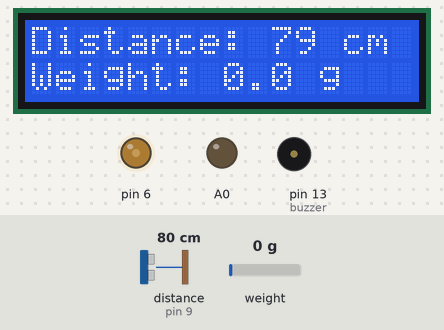
Bench run of a sketch on a simulated Arduino Uno, built with avr-gcc and run on an emulated ATmega328P. Shown: 16×2 character LCD, output pins drawn as LEDs (lit = HIGH), buzzer (waves = sounding, pin HIGH). Wiring (inferred from the names in the program): ultrasonic range finder: trigger pin 10; echo pin 9. Inputs (shaded band) come from the test bench; at power-on: distance to the obstacle (sensor on pin 9) 80 cm, weight on the scale 0 g. The echo pulse lasts 58.3 µs per cm; pins used as bus, display or sensor lines are not drawn.

Above: at 2.2 s.
2.3 s: distance to the obstacle (sensor on pin 9) set to 35 cm
At 2.7 s:
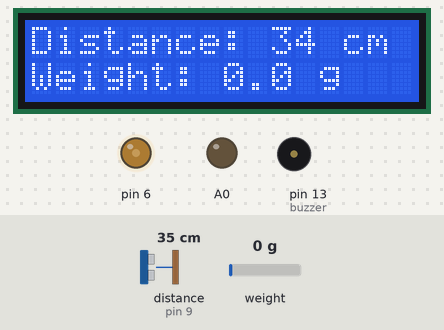
3.8 s: weight on the scale set to 100 g
At 4.8 s:
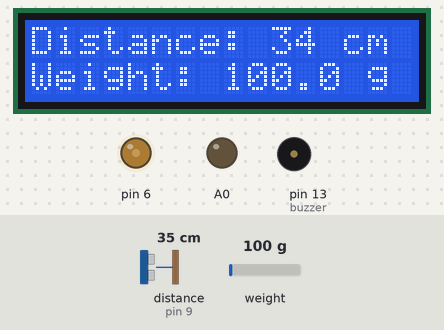
5.3 s: distance to the obstacle (sensor on pin 9) set to 60 cm
At 6.3 s:
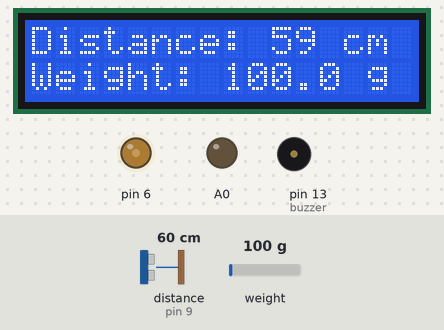
6.8 s: weight on the scale set to 1250 g
At 8.0 s:
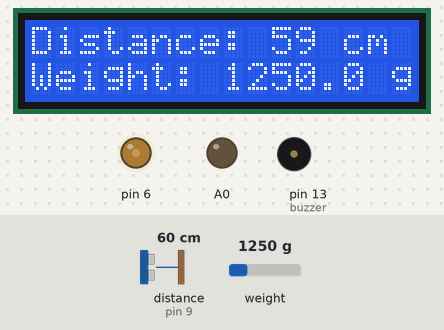
8.4 s: weight on the scale set to 100 g
At 8.9 s:
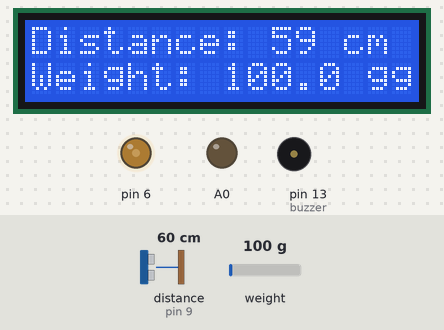
9.9 s: distance to the obstacle (sensor on pin 9) set to 120 cm
At 11.3 s:
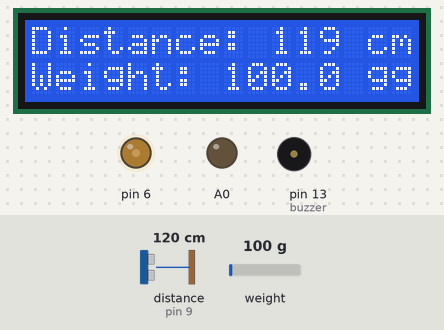
Timing chart, 0 to 12.4 s (numbered marks = the images above; inputs shaded):
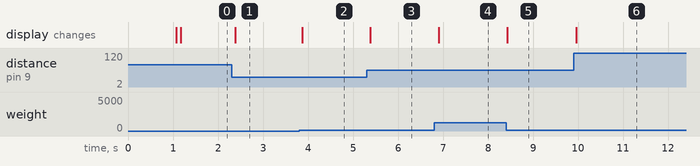

The sketch:

Smart_Bin.ino
```cpp
/*
 2 -> HX711 CLK
 3 -> DAT
 5V -> VCC
 GND -> GND
*/

#include "HX711.h"
#include <LiquidCrystal.h>

#define DOUT  7 //HX711 Chips interfacing Yellow Wire
#define CLK  8 //HX711 Chips interfacing Purple Wire
#define buzzer 13 //Buzzer Trigger
#define trigPin 10  //ultrasonic sensor
#define echoPin 9   //ulrasonic sensor
#define blueLED A0  //bin emptying LED
#define calibration_factor 218.0  //this is the calabration factor for the scale

bool alertTone = false;
long distance;
int Contrast=75;

LiquidCrystal lcd(12, 11, 5, 4, 3, 2);
HX711 scale;


void setup() {
  Serial.begin(9600);
  analogWrite(6,Contrast);
  lcd.begin(16,2);
  pinMode(trigPin, OUTPUT);
  pinMode(echoPin, INPUT);
  pinMode(buzzer, OUTPUT);
  pinMode(A0, OUTPUT);

  scale.begin(DOUT, CLK);

  scale.set_scale(2280.f);                      // this value is obtained by calibrating the scale with known weights; see the README for details
  scale.tare();               // reset the scale to 0
}

void loop() {
  //You can change this to kg but you'll need to refactor the calibration_factor
  distance = getDistance();

  if(distance<33 && alertTone == false || alertTone == true){
    delay(5000);
    distance = getDistance();
    if(distance<33 && alertTone == false){
      lcd.setCursor(0, 0);
      lcd.print("Change BIN       ");
      printWeight();
      alertTone = true;
      digitalWrite(A0, HIGH);
    }else if(distance<33 && alertTone == true){
      lcd.setCursor(0, 0);
      lcd.print("Change BIN       ");
      printWeight();
    }
  }else{
    printDistance();
    printWeight();
  }

}


long getDistance(){
  long duration, distance;
  digitalWrite(trigPin, LOW);
  delayMicroseconds(2);
  digitalWrite(trigPin, HIGH);
  delayMicroseconds(10);
  digitalWrite(trigPin, LOW);
  duration = pulseIn(echoPin, HIGH);
  distance = (duration/2) / 29.1;
  return distance;
}

void printWeight(){
  lcd.setCursor(0, 1);
  lcd.print("Weight: "); // Prints "Arduino" on the LCD
  lcd.print(scale.get_units(1), 1); //scale.get_units() returns a float
  lcd.print(" g");
}

void trigBuzzer(){
  digitalWrite(buzzer, HIGH);
  delay(2000);
  digitalWrite(buzzer,LOW);
}

void printDistance(){
  lcd.setCursor(0, 0);
  lcd.print("Distance: ");
  lcd.print(distance);
  lcd.print(" cm");
}
```

Measured:
- after the input at 2.3 s, the display: changes after 0.08 s (image 1)
- after the input at 3.8 s, the display: changes after 0.08 s (image 2)
- after the input at 5.3 s, the display: changes after 0.09 s (image 3)
- after the input at 6.8 s, the display: changes after 0.10 s (image 4)
- after the input at 8.4 s, the display: changes at once (image 5)
- after the input at 9.9 s, the display: changes after 0.06 s (image 6)
